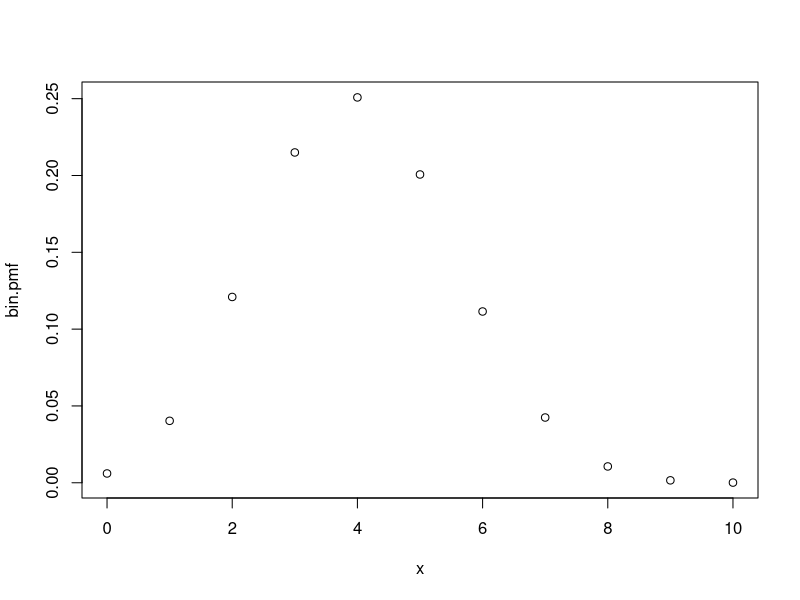
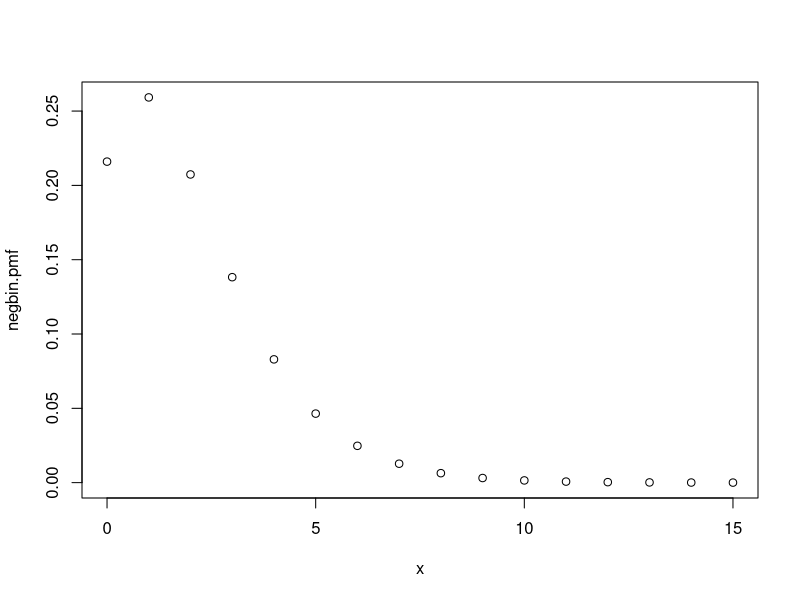
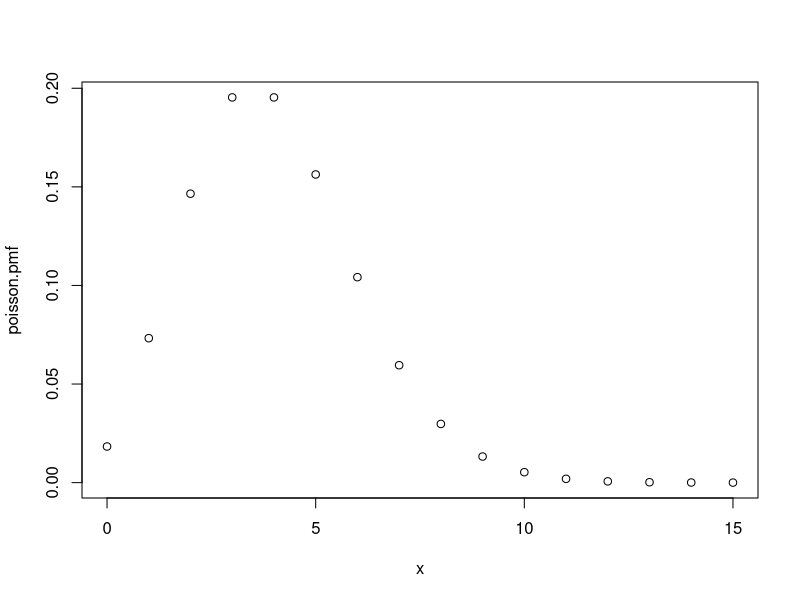

The R script that drew these images, in order:
##### pmfs.r
##### examples of computing pmfs


### binomial(n,theta)
n = 10
theta = .4
x = 0:10                     # sequence of integers from 0 to 10
bin.pmf = dbinom(x,n,theta)  # values of the pmf for each of those in x
rbind(x,bin.pmf)
plot(x,bin.pmf,type="p")
sum(bin.pmf)                 # should equal 1

### negative binomial(r,theta)
r = 3
theta = .6
x = 0:15                         # sequence of integers from 0 to 15
negbin.pmf = dnbinom(x,r,theta)  # values of the pmf for each of those in x
rbind(x,negbin.pmf)
plot(x,negbin.pmf,type="p")
sum(negbin.pmf)                  # should be close to 1 if x is long enough

### Poisson(lambda)
lambda = 4
x = 0:15                       # sequence of integers from 0 to 15
poisson.pmf = dpois(x,lambda)  # values of the pmf for each of those in x
rbind(x,poisson.pmf)
plot(x,poisson.pmf,type="p")
sum(poisson.pmf)               # should be close to 1 if x is long enough


#####

